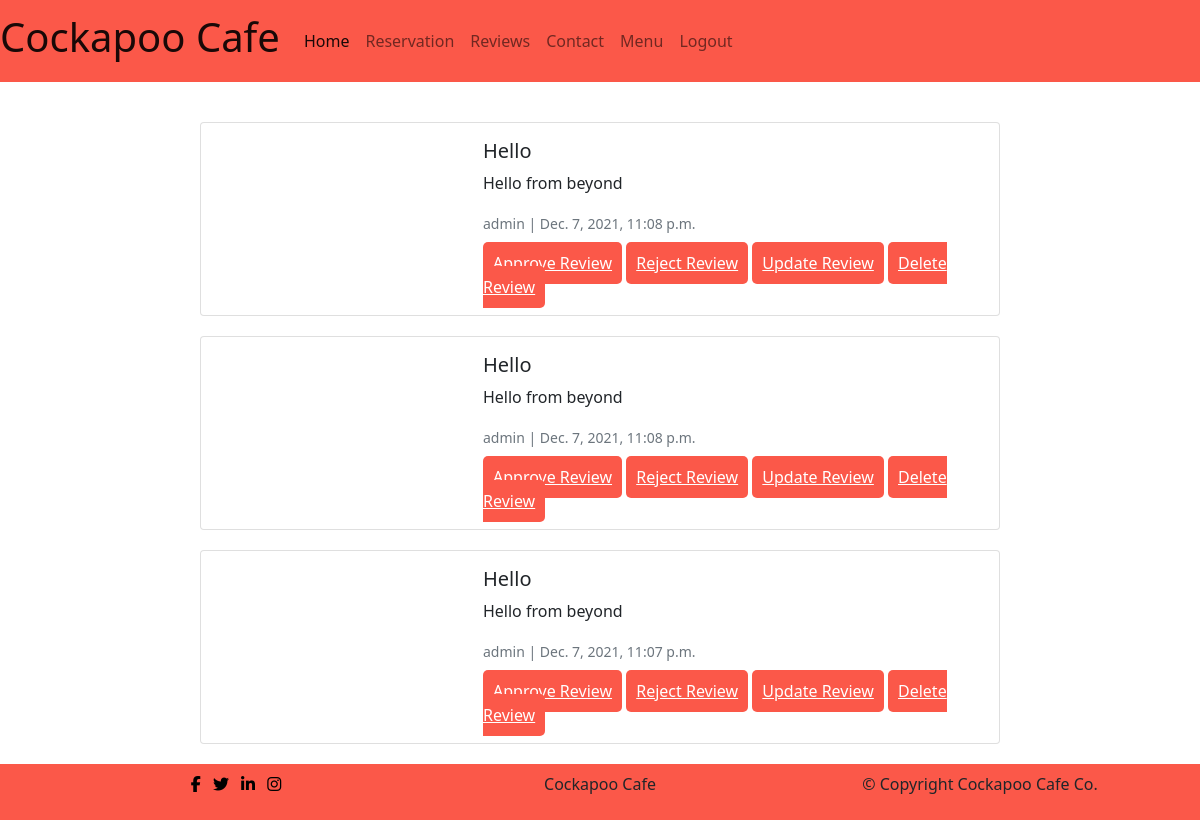
The page /review/manage_review/ (signed in) on the database as committed earlier.
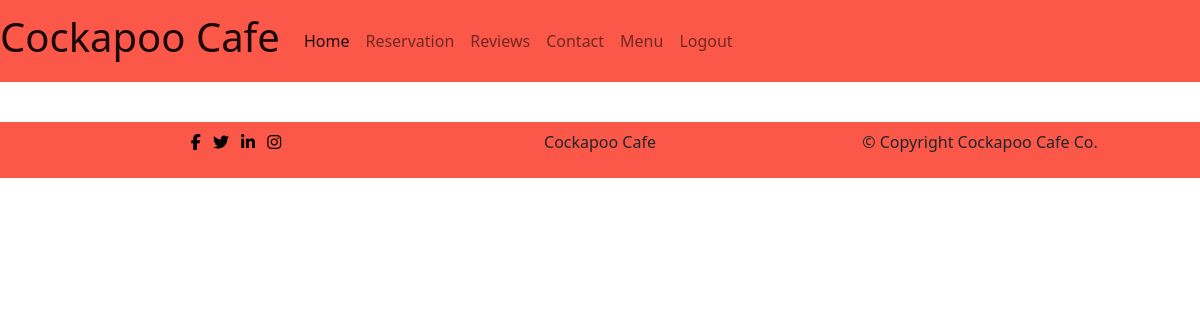
The same page on the database as committed later.
### review/models.py (models this page shows, shortened)
class Review(models.Model):
    author = models.ForeignKey(
        User, on_delete=models.CASCADE, related_name="User"
    )
    title = models.CharField(max_length=200, default='no_title', null=True, blank=True)
    body = models.TextField()
    image = CloudinaryField('image', default='review_placeholder')
    created_on = models.DateTimeField(auto_now_add=True)
    updated_on = models.DateTimeField(auto_now=True)
    status = models.IntegerField(choices=STATUS, default=0)
    approved = models.BooleanField(default=False)
    class Meta:
        ordering = ["created_on"]

### review/views.py (the view, shortened to what this page needs)
# urls.py: path('manage_review/', views.ManageReviewList.as_view(), name="manage_review"),
class ManageReviewList(generic.ListView):
    model = Review
    queryset = Review.objects.filter(status=0).order_by('-created_on')
    template_name = 'review/manage_reviews.html'

### review/templates/review/manage_reviews.html (shortened to what this page needs)
{% extends 'base.html' %}
{% load static%}
{% load crispy_forms_tags %}
{% block content %}
{% for review in review_list %}
{% if request.user.is_superuser %}
      <div class="card mb-0 col-8 review">
        <div class="row g-0">
          <div class="col-md-4">
          </div>
          <div class="col-md-8">
            <div class="card-body">
              <h5 class="card-title">{{ review.title }}</h5>
              <p class="card-text">{{ review.body }}</p>
              <p class="card-text"><small class="text-muted">{{ review.author }} | {{ review.created_on }}</small></p>
              <a href="manage_review/ review_id" class="menu-btn">Approve Review</a>
              <a class="menu-btn">Reject Review</a>
              <a class="menu-btn">Update Review</a>
              <a class="menu-btn">Delete Review</a>
            </div>
          </div>
        </div>
      </div>
{% endif %}
{% endfor %}
{% endblock %}

Rows that differ between the two databases and show on the page:
removed Review: title "Hello", body "Hello from beyond", author "admin", created_on "Dec. 7, 2021, 11:08 p.m."
removed Review: title "Hello", body "Hello from beyond", author "admin", created_on "Dec. 7, 2021, 11:08 p.m."
removed Review: title "Hello", body "Hello from beyond", author "admin", created_on "Dec. 7, 2021, 11:07 p.m."
